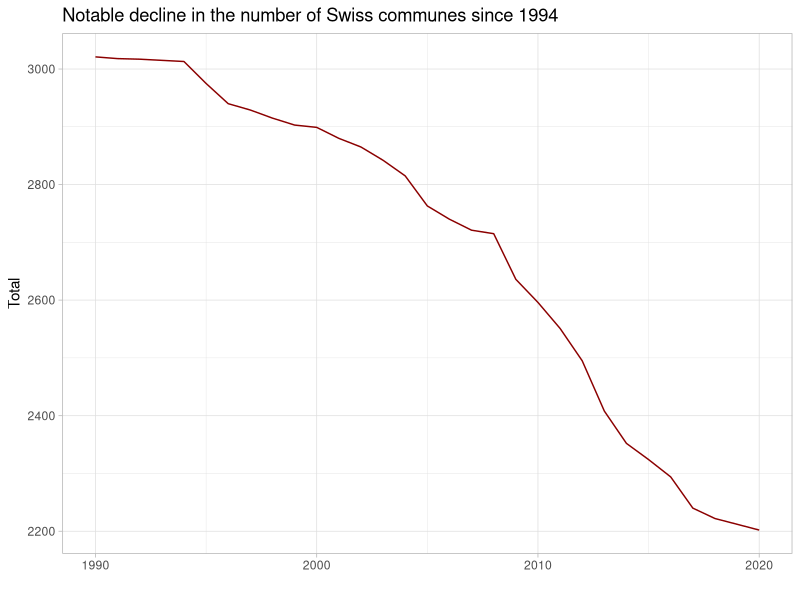

The R source for this figure:
## ---- chunk 1
library(tidyverse)
## ---- chunk 2
#figures taken from table on Wiki(fr): https://fr.wikipedia.org/wiki/Commune_(Suisse)

year <- 1990:2020

number_gde <- c(3021,	3018,	3017,	3015,	3013,	2975,	2940, 2929,	2915,	2903,	2899,	2880,	2865,
                2842,	2815,	2763,	2740,	2721,	2715,	2636,	2596,	2551,	2495,	2408,	2352,	2324,	
                2294,	2240,	2222,	2212,	2202)

gde <- as.data.frame(cbind(year, number_gde))
## ---- chunk 3
gde %>% ggplot(aes(x=year, y=number_gde)) +
  geom_line(color="red4") +
  theme_light() + 
  ggtitle("Notable decline in the number of Swiss communes since 1994") +
  ylab("Total") +
  xlab("")
